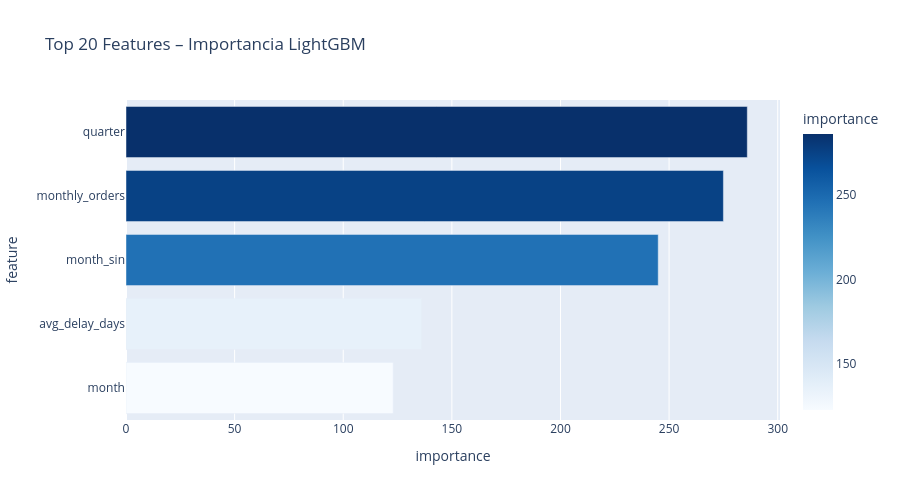

Source (notebook cell):
### Code cell
# ── Importancia de features
fi = forecaster_lgbm.feature_importance()

fig = px.bar(
    fi.head(20), x='importance', y='feature',
    orientation='h', color='importance',
    color_continuous_scale='Blues',
    title='Top 20 Features – Importancia LightGBM'
)
fig.update_layout(height=500, yaxis=dict(autorange='reversed'))
fig.show()

### Figure 1 — Plotly figure (JSON) as saved in the notebook; plotly's stock layout.template omitted (floating-point values rounded to 4 significant figures)
{"data": [{"hovertemplate": "importance=%{marker.color}<br>feature=%{y}<extra></extra>", "legendgroup": "", "marker": {"color": [286, 275, 245, 136, 123], "coloraxis": "coloraxis", "pattern": {"shape": ""}}, "name": "", "orientation": "h", "showlegend": false, "textposition": "auto", "x": [286, 275, 245, 136, 123], "xaxis": "x", "y": ["quarter", "monthly_orders", "month_sin", "avg_delay_days", "month"], "yaxis": "y", "type": "bar"}], "layout": {"xaxis": {"anchor": "y", "domain": [0.0, 1.0], "title": {"text": "importance"}}, "yaxis": {"anchor": "x", "domain": [0.0, 1.0], "title": {"text": "feature"}, "autorange": "reversed"}, "coloraxis": {"colorbar": {"title": {"text": "importance"}}, "colorscale": [[0.0, "rgb(247,251,255)"], [0.125, "rgb(222,235,247)"], [0.25, "rgb(198,219,239)"], [0.375, "rgb(158,202,225)"], [0.5, "rgb(107,174,214)"], [0.625, "rgb(66,146,198)"], [0.75, "rgb(33,113,181)"], [0.875, "rgb(8,81,156)"], [1.0, "rgb(8,48,107)"]], "autocolorscale": false}, "legend": {"tracegroupgap": 0}, "title": {"text": "Top 20 Features – Importancia LightGBM"}, "barmode": "relative", "height": 500}}
